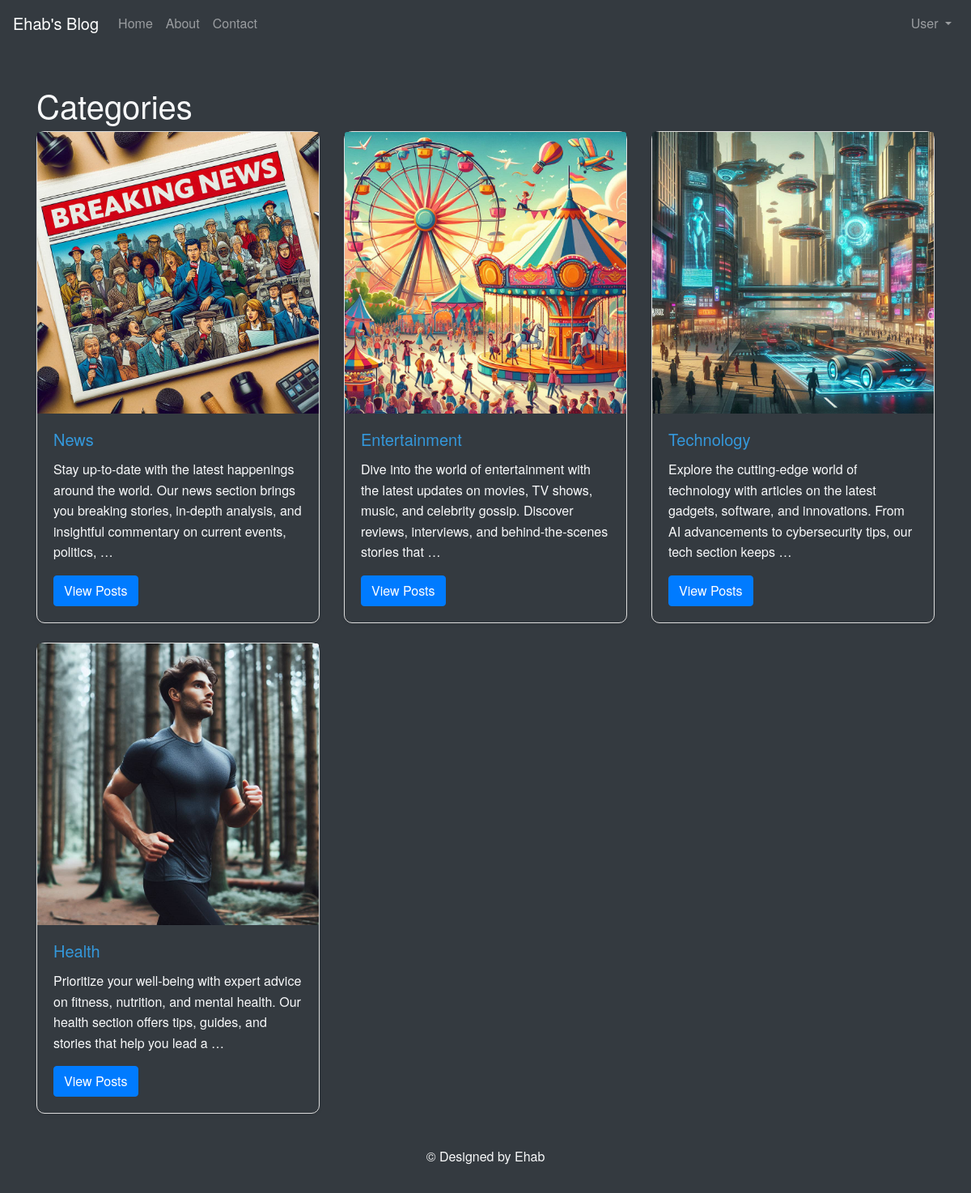
The page /categories on the database its author committed.
### blog/models.py (models this page shows, shortened)
class Category(models.Model):
    user = models.ForeignKey(User, on_delete=models.PROTECT)
    title = models.CharField(max_length=255)
    description = models.TextField(max_length=500)
    image = models.ImageField(upload_to='Category/imgs/%y/%m/%d', default='category/imgs/default.jpg')

### blog/views.py (the view)
# urls.py: path('categories', views.all_categories, name='all_categories'),
def all_categories(request):
    categories = Category.objects.all()
    return render(request, 'categories/all_categories.html', { 'categories': categories })

### blog/templates/categories/all_categories.html
{% extends "base.html" %}
{% block content %}
<div class="container mt-5">
    <h1>Categories</h1>
    <div class="row">
        {% for category in categories %}
        <div class="col-md-4">
            <div class="card mb-4 shadow-sm">
                <img src="{{ category.image.url }}" class="card-img-top" alt="{{ category.title }}">
                <div class="card-body">
                    <h5 class="card-title"><a href="{% url 'category_posts' category.id %}">{{ category.title }}</a></h5>
                    <p class="card-text">{{ category.description|truncatewords:25 }}</p>
                    <a href="{% url 'category_posts' category.id %}" class="btn btn-primary">View Posts</a>
                </div>
            </div>
        </div>
        {% endfor %}
    </div>
</div>
{% endblock %}

### blog/static/style.css (style rules this page uses)
body { background-color: #f7f7f7; color: #333333; font-family: 'Helvetica Neue', Helvetica, Arial, sans-serif; line-height: 1.6; }
a { color: #3498db; }
.card { background-color: #343a40; margin-bottom: 20px; border: 1px solid #ddd; border-radius: 10px; }
.card-title { color: #3498db; }

### blog/templates/base.html (style rules this page uses)
.card { background-color: #343a40 !important; }

### rows shown on the page
Category: image (picture), title "News", description "Stay up-to-date with the latest happenings around the world. Our news section brings you breaking stories, in-depth analysis, and insightful commentary on current events, politics, …"
Category: image (picture), title "Entertainment", description "Dive into the world of entertainment with the latest updates on movies, TV shows, music, and celebrity gossip. Discover reviews, interviews, and behind-the-scenes stories that …"
Category: image (picture), title "Technology", description "Explore the cutting-edge world of technology with articles on the latest gadgets, software, and innovations. From AI advancements to cybersecurity tips, our tech section keeps …"
Category: image (picture), title "Health", description "Prioritize your well-being with expert advice on fitness, nutrition, and mental health. Our health section offers tips, guides, and stories that help you lead a …"
